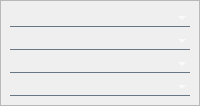
                              <widget class="QFrame" name="frame_21">
                               <property name="frameShape">
                                <enum>QFrame::StyledPanel</enum>
                               </property>
                               <property name="frameShadow">
                                <enum>QFrame::Raised</enum>
                               </property>
                               <layout class="QVBoxLayout" name="verticalLayout_16">
                                <property name="spacing">
                                 <number>6</number>
                                </property>
                                <property name="leftMargin">
                                 <number>9</number>
                                </property>
                                <property name="topMargin">
                                 <number>9</number>
                                </property>
                                <property name="rightMargin">
                                 <number>9</number>
                                </property>
                                <property name="bottomMargin">
                                 <number>9</number>
                                </property>
                                <item>
                                 <widget class="QComboBox" name="comboBox_1">
                                  <property name="enabled">
                                   <bool>true</bool>
                                  </property>
                                  <property name="minimumSize">
                                   <size>
                                    <width>120</width>
                                    <height>0</height>
                                   </size>
                                  </property>
                                  <property name="font">
                                   <font>
                                    <family>Arial</family>
                                    <weight>75</weight>
                                    <bold>true</bold>
                                   </font>
                                  </property>
                                  <property name="styleSheet">
                                   <string notr="true">background-color:rgba(0, 0, 0, 0);
border:none;
border-bottom:1px solid rgba(105, 118, 132, 255);
color:rgba(255, 255, 255, 230);</string>
                                  </property>
                                 </widget>
                                </item>
                                <item>
                                 <widget class="QComboBox" name="comboBox_2">
                                  <property name="minimumSize">
                                   <size>
                                    <width>120</width>
                                    <height>0</height>
                                   </size>
                                  </property>
                                  <property name="font">
                                   <font>
                                    <family>Arial</family>
                                    <weight>75</weight>
                                    <bold>true</bold>
                                   </font>
                                  </property>
                                  <property name="styleSheet">
                                   <string notr="true">background-color:rgba(0, 0, 0, 0);
border:none;
border-bottom:1px solid rgba(105, 118, 132, 255);
color:rgba(255, 255, 255, 230);</string>
                                  </property>
                                 </widget>
                                </item>
                                <item>
                                 <widget class="QComboBox" name="comboBox_3">
                                  <property name="minimumSize">
                                   <size>
                                    <width>120</width>
                                    <height>0</height>
                                   </size>
                                  </property>
                                  <property name="font">
                                   <font>
                                    <family>Arial</family>
                                    <weight>75</weight>
                                    <bold>true</bold>
                                   </font>
                                  </property>
                                  <property name="styleSheet">
                                   <string notr="true">background-color:rgba(0, 0, 0, 0);
border:none;
border-bottom:1px solid rgba(105, 118, 132, 255);
color:rgba(255, 255, 255, 230);</string>
                                  </property>
                                 </widget>
                                </item>
                                <item>
                                 <widget class="QComboBox" name="comboBox_4">
                                  <property name="minimumSize">
                                   <size>
                                    <width>120</width>
                                    <height>0</height>
                                   </size>
                                  </property>
                                  <property name="font">
                                   <font>
                                    <family>Arial</family>
                                    <weight>75</weight>
                                    <bold>true</bold>
                                   </font>
                                  </property>
                                  <property name="styleSheet">
                                   <string notr="true">background-color:rgba(0, 0, 0, 0);
border:none;
border-bottom:1px solid rgba(105, 118, 132, 255);
color:rgba(255, 255, 255, 230);</string>
                                  </property>
                                 </widget>
                                </item>
                               </layout>
                              </widget>
